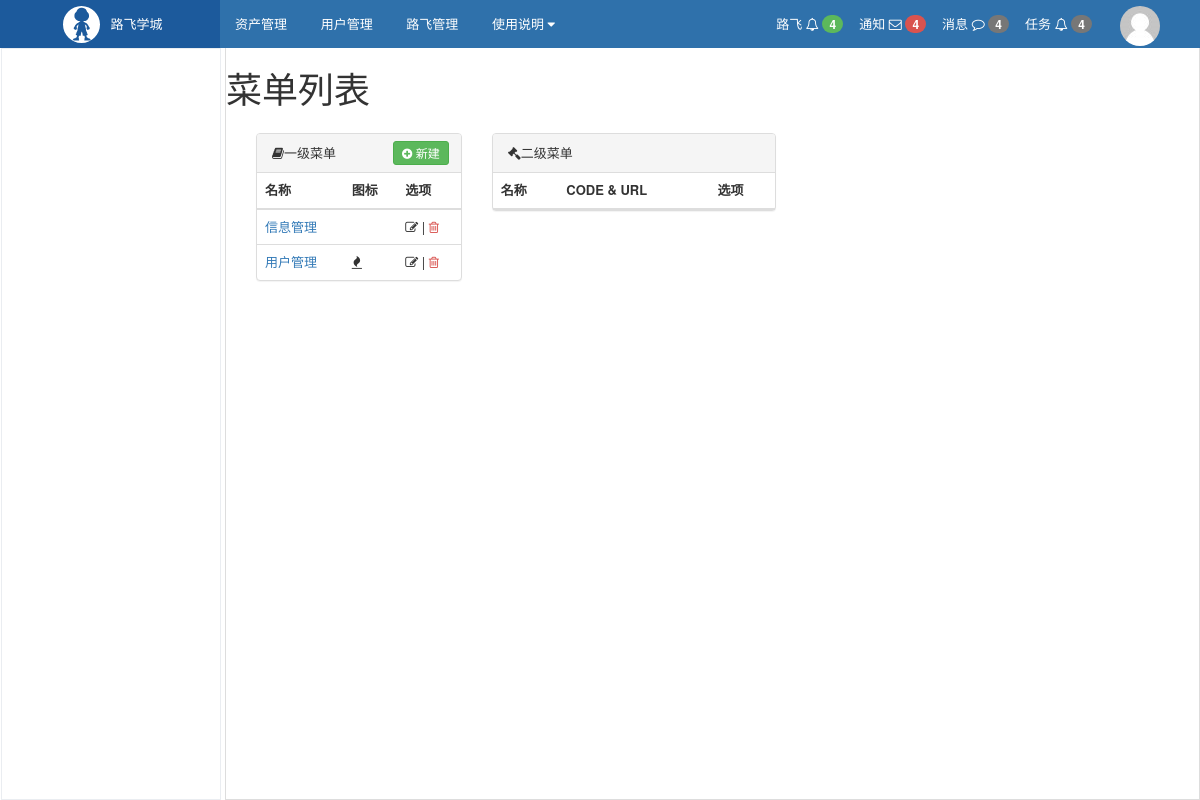
/rbac/menu/list/, run on an earlier commit of the app's database.
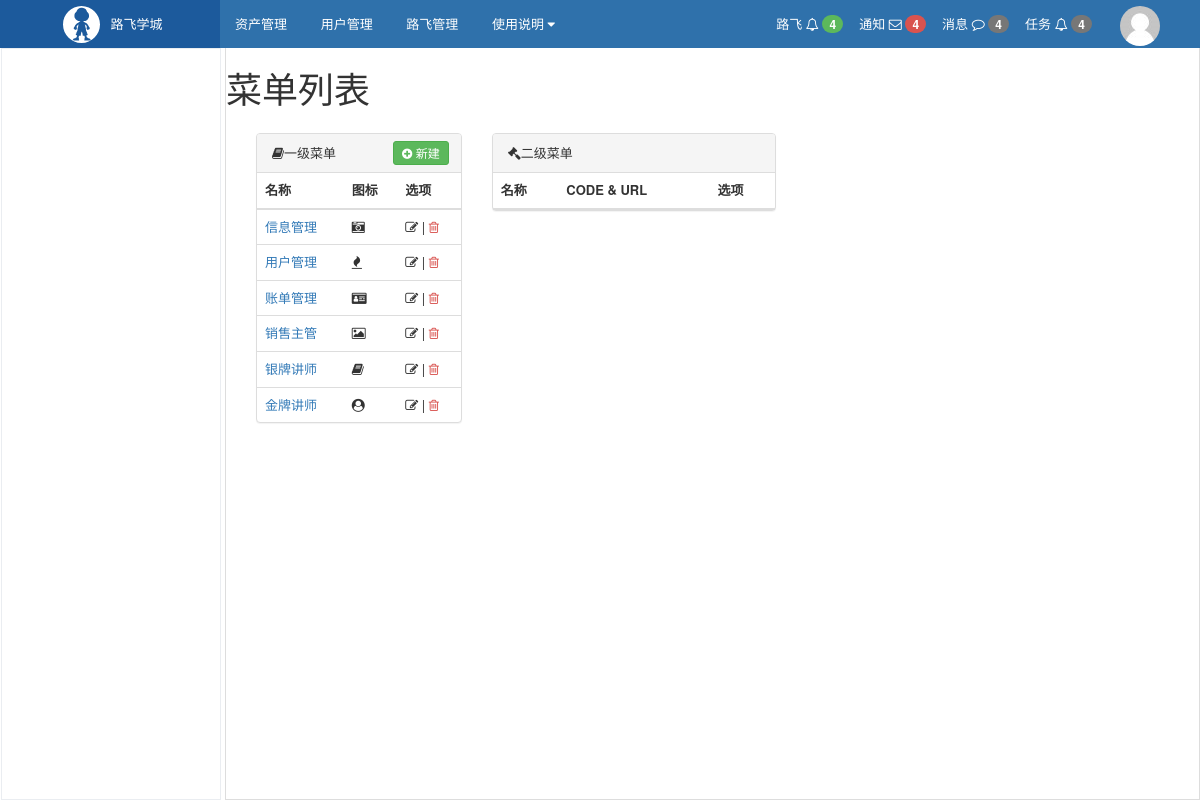
And on a later commit of the database.
### rbac/models.py (models this page shows, shortened)
class Menu(models.Model):
    title = models.CharField(verbose_name='一级菜单名称', max_length=32)
    icon = models.CharField(verbose_name='图标', max_length=32)       # 去掉null=True，blank=True 表示图标不允许为空

### rbac/views/menu.py (the view)
def menu_list(request):
    menus = models.Menu.objects.all()
    menu_id = request.GET.get('mid')        #用户选择的一级菜单
    second_menu_id = request.GET.get('sid')        #用户选择的二级菜单
    menu_exists = models.Menu.objects.filter(id=menu_id).exists()
    if not menu_exists:
         menu_id = None
    if menu_id:
         second_menus = models.Permission.objects.filter(menu_id=menu_id)
    else:
         second_menus = []
    return render(request, 'rbac/menu_list.html',
                  {
                      'menus': menus,
                      'second_menus': second_menus,
                      'menu_id': menu_id,
                      'second_menu_id': second_menu_id,
                  }
            )

### rbac/service/urls.py (called while the page is built, shortened)
def memory_url(request, name, *args, **kwargs):
    print('request.GET:',request.GET)       #<QueryDict: {'mid': ['3']}>
    basic_url = reverse(name, args=args, kwargs=kwargs)
    if not request.GET:            #如果request.GET 返回None 表示当前URL中无参数
        return basic_url

### rbac/templatetags/rbac.py (called while the page is built)
@register.simple_tag            #生成反向url
def memory_url(request, name, *args, **kwargs):
    return urls.memory_url(request, name, *args, **kwargs)  #调用luffy_permission\rbac\service\urls.py中的memory_url()

### rbac/templates/rbac/menu_list.html (shortened to what this page needs)
{% extends 'layout.html' %}
{% load rbac %}
{% block content %}
    <h1>菜单列表</h1>
    <div class="luffy-container">
        <div class="col-md-3">
            <div class="panel panel-default">
                <div class="panel-heading">
                    <i class="fa fa-book" aria-hidden="true">一级菜单</i>
                    <a href="{% memory_url request 'rbac:menu_add' %}" class="right btn btn-success btn-xs"
                       style="padding: 2px 8px; margin: -3px;">
                        <i class="fa fa-plus-circle" aria-hidden="true"></i>
                        新建
                    </a>
                </div>
                <table class="table">
                    <thead>
                    <tr>
                        <th>名称</th>
                        <th>图标</th>
                        <th>选项</th>
                    </tr>
                    </thead>
                    <tbody>
                    {% for row in menus %}
                        <tr class="{% if row.id|safe == menu_id %}active{% endif %}">
                            <td><a href="?mid={{ row.id }}">{{ row.title }}</a></td>
                            <td><i class="fa {{ row.icon }}" aria-hidden="true"></i></td>
                            <td>
                                <a style="color:#333" href="{% memory_url request 'rbac:menu_edit' pk=row.id %}">
                                    <i class="fa fa-edit" aria-hidden="true"></i>
                                </a>
                                |
                                <a style="color:#d9534f" href="{% memory_url request 'rbac:menu_del' pk=row.id %}">
                                    <i class="fa fa-trash-o" aria-hidden="true"></i>
                                </a>
                            </td>
                        </tr>
                    {% endfor %}
                    </tbody>
                </table>
            </div>
        </div>
        <div class="col-md-4">
            <div class="panel panel-default">
                <div class="panel-heading">
                    <i class="fa fa-gavel" aria-hidden="true">二级菜单</i>
                </div>
                <table class="table">
                    <thead>
                    <tr>
                        <th>名称</th>
                        <th>CODE & URL</th>
                        <th>选项</th>
                    </tr>
                    </thead>
                </table>
            </div>
        </div>
    </div>
{% endblock content %}

### web/templates/layout.html (shortened to what this page needs)
{% load staticfiles %}
{% load rbac %}
<!DOCTYPE html>
<html lang="en">
<head>
    <link rel="stylesheet" href="{% static 'plugins/bootstrap/css/bootstrap.css' %}">
    <link rel="stylesheet" href="{% static 'css/nav.css' %}">
    <link rel="stylesheet" href="{% static 'css/common.css' %}">
    <link rel="stylesheet" href="{% static 'plugins/font-awesome/css/font-awesome.css' %}">
    <link rel="stylesheet" href="{% static 'css/layout.css' %}">
    <link rel="stylesheet" href="{% static 'css/import.css' %}">
    <link rel="stylesheet" href="{% static 'rbac/css/rbac.css' %}">
</head>
<body>
<div class="pg-header">
    <div class="nav">
        <div class="logo-area left">
            <a href="">
                <img class="logo" src="{% static 'imgs/logo.svg' %}" alt="">
                <span>路飞学城</span>
            </a>
        </div>
        <div class="left-menu left">
            <a class="menu-item" href="#">资产管理</a>
            <a class="menu-item" href="#">用户管理</a>
            <a class="menu-item" href="#">路飞管理</a>
            <div class="menu-item">
                <span>使用说明</span>
                <i class="fa fa-caret-down" aria-hidden="true"></i>
            </div>
        </div>
        <div class="right-menu right clearfix">
            <div class="user-info right">
                <a href="" class="avatar">
                    <img class="img-circle" src="{% static 'imgs/default.png' %}" alt="">
                </a>
            </div>
            <a href="" class="user-menu right">
                <span>任务</span>
                <i class="fa fa-bell-o"></i>
                <span class="badge">4</span>
            </a>
            <a href="" class="user-menu right">
                <span>消息</span>
                <i class="fa fa-comment-o"></i>
                <span class="badge bg-primary">4</span>
            </a>
            <a href="" class="user-menu right">
                <span>通知</span>
                <i class="fa fa-envelope-o" aria-hidden="true"></i>
                <span class="badge bg-danger">4</span>
            </a>
            <a href="" class="user-menu right">
                <span>路飞</span>
                <i class="fa fa-bell-o" aria-hidden="true"></i>
                <span class="badge bg-success">4</span>
            </a>
        </div>
    </div>
</div>
<div class="pg-body">
    <div class="left-menu">
    </div>
    <div class="right-body">
        {% block content %} {% endblock content %}
    </div>
</div>
</body>
</html>

### web/static/css/nav.css (style rules this page uses)
.nav { min-width:400px; height:48px; background-color: #2f71ab; color: white; line-height: 48px; font-size: 13px; }
.nav .logo-area { width: 220px; height:48px; background-color: #1c5a9c; text-align: center; overflow:hidden; }
.nav .logo-area > a { text-decoration: none; color: white; display: inline-block; }
.nav .logo-area .logo { width: 37px; height: 37px; float: left; margin:6px; margin-right: 10px; }
.nav .left-menu .menu-item { display: inline-block; padding: 0 15px; cursor: pointer; position: relative; color: white; text-decoration: none; }
.nav .right-menu .user-menu { padding: 0 8px; cursor: pointer; color: white; text-decoration: none; }
.nav .right-menu .user-info { padding: 0 30px 0 10px; height: 48px; position: relative; }
.nav .right-menu .user-info .avatar { display: inline-block; padding: 0 10px; height: 48px; }

### web/static/css/common.css (style rules this page uses)
body { margin: 0; }
img { border: 0; }
.left { float:left; }
.right { float: right; }
.clearfix:after { clear:both; display: block; visibility: hidden; height:0; }
.bg-danger { background-color: #d9534f !important; color: #ffffff; }
.bg-success { background-color: #5cb85c !important; color: #ffffff; }
.badge { display: inline-block; min-width: 10px; padding: 3px 7px; font-size: 12px; font-weight: bold; line-height: 1; color: #fff; text-align: center; white-space: nowrap; vertical-align: baseline; background-color: #777; border-radius: 10px; }
.img-circle { border-radius: 50%; }

### web/static/css/layout.css (style rules this page uses)
.pg-body > .left-menu { background-color: #fff; position: absolute; left: 1px; top: 48px; bottom: 0; width: 220px; border: 1px solid #EAEDF1; overflow: auto; }
.pg-body > .right-body { position: absolute; left: 225px; right: 0; top: 48px; bottom: 0; overflow: scroll; border: 1px solid #ddd; border-top: 0; font-size: 13px; min-width: 755px; }
.luffy-container { padding: 15px; }

What changed in the data, as far as the page shows it:
changed Menu "信息管理": icon "fa-camero-retro" → "fa-camera-retro" (drawn)
added Menu: title "账单管理"
added Menu: title "销售主管"
added Menu: title "银牌讲师"
added Menu: title "金牌讲师"
